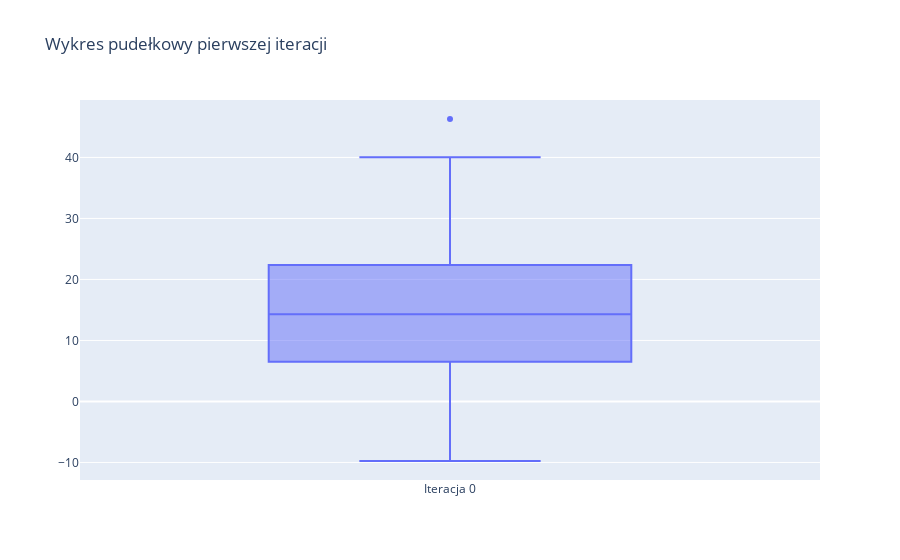

Here is the notebook cell this chart was saved with:
### Code cell
# Box plot dla pierwszej iteracji
fig = go.Figure()
df = data_frames[0]

fig.update_layout(title='Wykres pudełkowy pierwszej iteracji')
fig.add_trace(go.Box(y=df.iloc[:, -1], name='Iteracja 0'))

### Figure 1 — Plotly figure (JSON) as saved in the notebook; plotly's stock layout.template omitted (floating-point values rounded to 4 significant figures)
{"data": [{"name": "Iteracja 0", "type": "box", "y": [-9.76, -3.698, -3.025, -2.622, -2.216, -0.4576, 1.047, 2.909, 3.044, 4.49, 5.025, 5.263, 6.496, 6.906, 6.957, 7.464, 8.346, 8.814, 9.0, 9.362, 9.819, 10.44, 10.95, 13.41, 13.42, 15.18, 15.27, 16.86, 17.0, 17.91, 18.22, 18.56, 20.31, 20.99, 21.6, 21.85, 21.98, 22.35, 24.31, 25.41, 26.31, 27.34, 28.54, 29.5, 30.83, 30.98, 33.21, 38.02, 40.05, 46.3]}], "layout": {"title": {"text": "Wykres pudełkowy pierwszej iteracji"}}}
